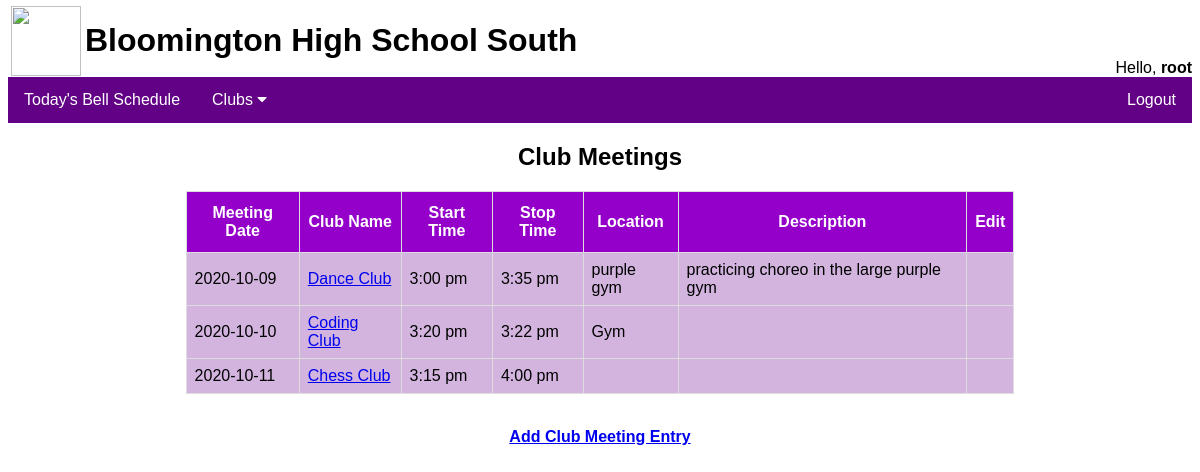
Screenshot of /displaymeetings.php (signed in) with the database file from the repository.
### tables this page shows
CREATE TABLE `meetings` (
  `id` int(6) NOT NULL AUTO_INCREMENT,
  `meetingdate` varchar(30) NOT NULL,
  `starttime` varchar(30) NOT NULL,
  `stoptime` varchar(30) NOT NULL,
  `clubmeetinglocation` varchar(30) NOT NULL,
  `clubmeetingdescription` varchar(100) NOT NULL,
  `clubname` varchar(30) NOT NULL,
  PRIMARY KEY (`id`),
  KEY `cname` (`clubname`),
  CONSTRAINT `cname` FOREIGN KEY (`clubname`) REFERENCES `introduce_responses` (`clubname`) ON DELETE CASCADE ON UPDATE CASCADE
);

### displaymeetings.php (the view, shortened to what this page needs)
<?php
include("includes/header.inc");
?>
<h2 align=center>Club Meetings</h2>
<?php
$today = date("Y-m-d");
$query = "SELECT * FROM meetings WHERE meetingdate >= '$today' ORDER by meetingdate";
$result = mysqli_query($dbconnector, $query);
if (mysqli_num_rows($result) > 0) {
  echo "<table id='meetings' border='1' align=center width='70%' bgcolor='#D2B4DE'><tr>
  <th style=\"font-family: Arial, Helvetica, sans-serif;\">Meeting Date</th>
  <th style=\"font-family: Arial, Helvetica, sans-serif;\">Club Name</th>
  <th style=\"font-family: Arial, Helvetica, sans-serif;\">Start Time</th>
  <th style=\"font-family: Arial, Helvetica, sans-serif;\">Stop Time</th>
  <th style=\"font-family: Arial, Helvetica, sans-serif;\">Location</th>
  <th style=\"font-family: Arial, Helvetica, sans-serif;\">Description</th>
  <th style=\"font-family: Arial, Helvetica, sans-serif;\">Edit</th>
  </tr>";
  while ($row = mysqli_fetch_assoc($result)) {
    $time_in_12_hour_format_start  = date("g:i a", strtotime($row['starttime']));
    $time_in_12_hour_format_stop  = date("g:i a", strtotime($row['stoptime']));
    echo "<tr>
    <td style=\"font-family: Arial, Helvetica, sans-serif;\">{$row['meetingdate']}</td>
    <td style=\"font-family: Arial, Helvetica, sans-serif;\"><a href=\"displayclubinfo.php?club={$row['clubname']}\">{$row['clubname']}</a></td>
    <td style=\"font-family: Arial, Helvetica, sans-serif;\">{$time_in_12_hour_format_start}</td>
    <td style=\"font-family: Arial, Helvetica, sans-serif;\">{$time_in_12_hour_format_stop}</td>
    <td style=\"font-family: Arial, Helvetica, sans-serif;\">{$row['clubmeetinglocation']}</td>
    <td style=\"font-family: Arial, Helvetica, sans-serif;\">{$row['clubmeetingdescription']}</td>";
    if(isset($_SESSION['club-name']) and $row['clubname']==$_SESSION['club-name']){
        echo "<td style=\"font-family: Arial, Helvetica, sans-serif;\"><a href=\"editclubmeeting.php?id={$row['id']}\">Edit</a></td>";
    } else {
        echo "<td style=\"font-family: Arial, Helvetica, sans-serif;\">&nbsp;</td>";
    }
   echo "</tr>";
  }
  echo "</table>";
}
?>
<br>
<?php
if(isset($_SESSION['club-name'])){
  if(isset($_SESSION['role']) && $_SESSION['role']!='officer'){
    echo "<p align=center><b><a href=\"meetings.php\">Add Club Meeting Entry</a></b></p>";
  }
}
?>
<?php
include("includes/footer.inc");
?>

### includes/common.inc (style rules this page uses)
h2 { font-family: Arial, Helvetica, sans-serif; }
body { font-family: Arial, Helvetica, sans-serif; }

### displaymeetings.php (style rules this page uses)
#meetings { font-family: "Trebuchet MS", Arial, Helvetica, sans-serif; border-collapse: collapse; width: 70%; }
#meetings td, #meetings th { border: 1px solid #ddd; padding: 8px; }
#meetings th { padding-top: 12px; padding-bottom: 12px; text-align: 'center'; background-color: #9400c9; color: white; }

### rows the page displays
meetings: meetingdate "2020-10-09", clubname "Dance Club", starttime "3:00 pm", stoptime "3:35 pm", clubmeetinglocation "purple gym", clubmeetingdescription "practicing choreo in the large purple gym"
meetings: meetingdate "2020-10-10", clubname "Coding Club", starttime "3:20 pm", stoptime "3:22 pm", clubmeetinglocation "Gym"
meetings: meetingdate "2020-10-11", clubname "Chess Club", starttime "3:15 pm", stoptime "4:00 pm"

### other values shown
$_SESSION['club-name'] "root"
